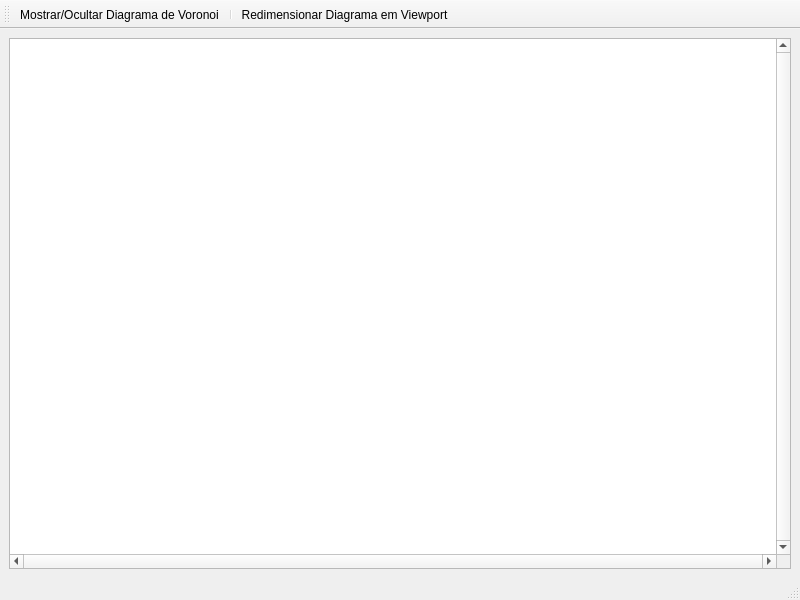
<ui version="4.0" >
	<author>GeometryFactory</author>
	<class>delaunay_voronoi_cg</class>
	<widget class="QMainWindow" name="delaunay_voronoi_cg" >
		  <property name="geometry" >
			   <rect>
			    <x>0</x>
			    <y>0</y>
			    <width>800</width>
			    <height>600</height>
			   </rect>
		  </property>
		  <property name="windowTitle" >
			<string>Delaunay/Voronoi CGAL (CG)</string>
		  </property>
		  <property name="windowIcon" >
			<iconset resource="../resources/CGAL.qrc" >
			<normaloff>:/cgal/logos/cgal_icon</normaloff>:/cgal/logos/cgal_icon</iconset>
		  </property>
		  <widget class="QWidget" name="centralwidget" >
			   <layout class="QGridLayout" >
				    <item row="0" column="0" >
					     <widget class="QGraphicsView" name="graphicsView" >
						      <property name="focusPolicy" >
						      	<enum>Qt::StrongFocus</enum>
						      </property>
						      <property name="verticalScrollBarPolicy" >
						      	<enum>Qt::ScrollBarAlwaysOn</enum>
						      </property>
						      <property name="horizontalScrollBarPolicy" >
						      	<enum>Qt::ScrollBarAlwaysOn</enum>
						      </property>
						      <property name="transformationAnchor" >
						      	<enum>QGraphicsView::NoAnchor</enum>
						      </property>
					     </widget>
				    </item>
			   </layout>
		</widget>
		<widget class="QStatusBar" name="statusbar" />
		<widget class="QToolBar" name="toolBar" >
			<property name="windowTitle" >
				<string>Visualization Tools</string>
			</property>
			<attribute name="toolBarArea" >
				<enum>TopToolBarArea</enum>
			</attribute>
			<attribute name="toolBarBreak" >
				<bool>false</bool>
			</attribute>
			<addaction name="actionShowVoronoi" />
			<addaction name="separator" />
			<addaction name="actionRecenter" />
		</widget>
	  <action name="actionShowVoronoi" >
	   <property name="checkable" >
	    <bool>true</bool>
	   </property>
	   <property name="checked" >
	    <bool>false</bool>
	   </property>
	   <property name="icon" >
	    <iconset resource="../icons/Triangulation_2.qrc" >
	     <normaloff>:/cgal/Triangulation_2/Voronoi_diagram_2.png</normaloff>:/cgal/Triangulation_2/Voronoi_diagram_2.png</iconset>
	   </property>
	   <property name="text" >
	    <string>Mostrar/Ocultar Diagrama de Voronoi</string>
	   </property>
	   <property name="shortcut" >
	    <string>Ctrl+V</string>
	   </property>
	  </action>
  <action name="actionRecenter" >
   <property name="icon" >
    <iconset resource="../icons/Input.qrc" >
     <normaloff>:/cgal/Input/zoom-best-fit</normaloff>:/cgal/Input/zoom-best-fit</iconset>
   </property>
   <property name="text" >
    <string>Redimensionar Diagrama em Viewport</string>
   </property>
   <property name="shortcut" >
    <string>Ctrl+R</string>
   </property>
  </action>
 </widget>
 <resources>
  <include location="Delaunay_triangulation_2.qrc" />
  <include location="../icons/File.qrc" />
  <include location="../resources/CGAL.qrc" />
  <include location="../icons/Triangulation_2.qrc" />
  <include location="../icons/Input.qrc" />
 </resources>
 <connections/>
</ui>
